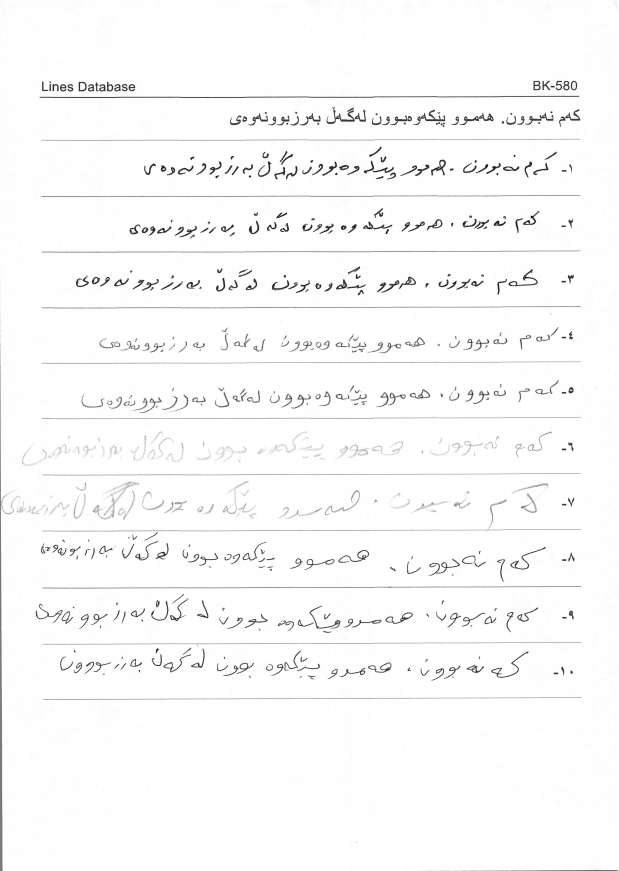
#> input picture sample/page_5_gray.png, 2475 x 3484 px, found by its file name (shown at 1/4 size)
$ python exp.py
#> lines starting #> are read from the running program, lines starting #| are printed output that depends on the picture; after the words box and inside, x2 and y2 are one past the last pixel; in counts of white or black regions, pixels touching at a corner belong together
import cv2
import numpy as np
import os

image_path = 'image-samples/input/sample/page_5_gray.png'
print("Loading image from:", image_path)

if not os.path.isfile(image_path):
    print("Image file not found:", image_path)
else:
    image = cv2.imread(image_path)
#> image is the input picture: shape (3484, 2475, 3); min 3, max 255, mean 249.4
    if image is None:
        print("Failed to load image.")
    else:
        print("Image loaded successfully:", image.shape)
#| Image loaded successfully: (3484, 2475, 3)

        # get grayscale and binary image
        gray = cv2.cvtColor(image, cv2.COLOR_BGR2GRAY)
        _, binary = cv2.threshold(gray, 150, 255, cv2.THRESH_BINARY_INV)
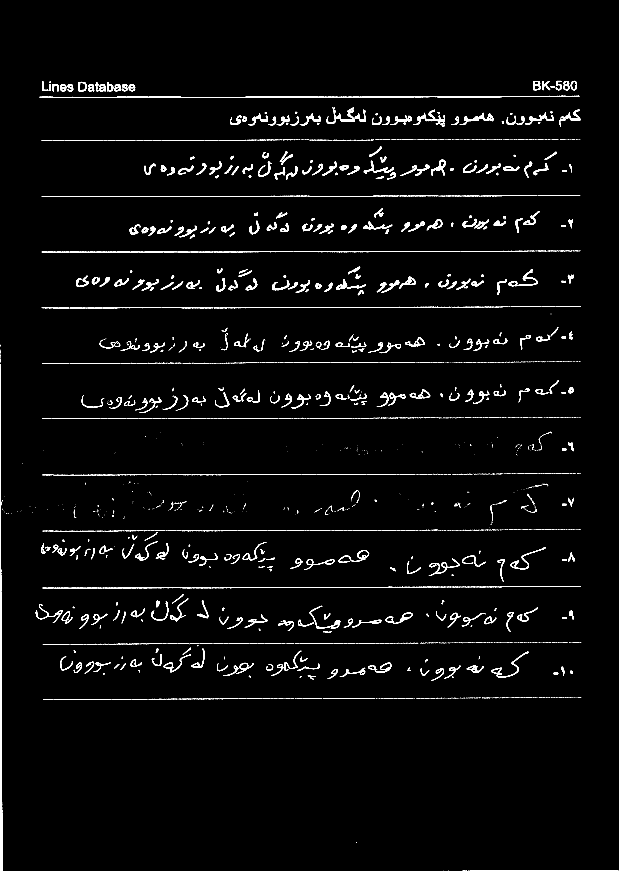
#> binary: shape (3484, 2475) (shown at 1/4 size); 2.2% white; 2509 white regions (1640 under 20 px), largest, box (x1, y1, x2, y2) and area: (0, 1456, 10, 3484) 10791, (159, 383, 2317, 392) 7328, (1652, 439, 1780, 500) 1565

        # apply morphology close
        kernel = np.ones((35, 200), np.uint8)
        morph = cv2.morphologyEx(binary, cv2.MORPH_CLOSE, kernel)
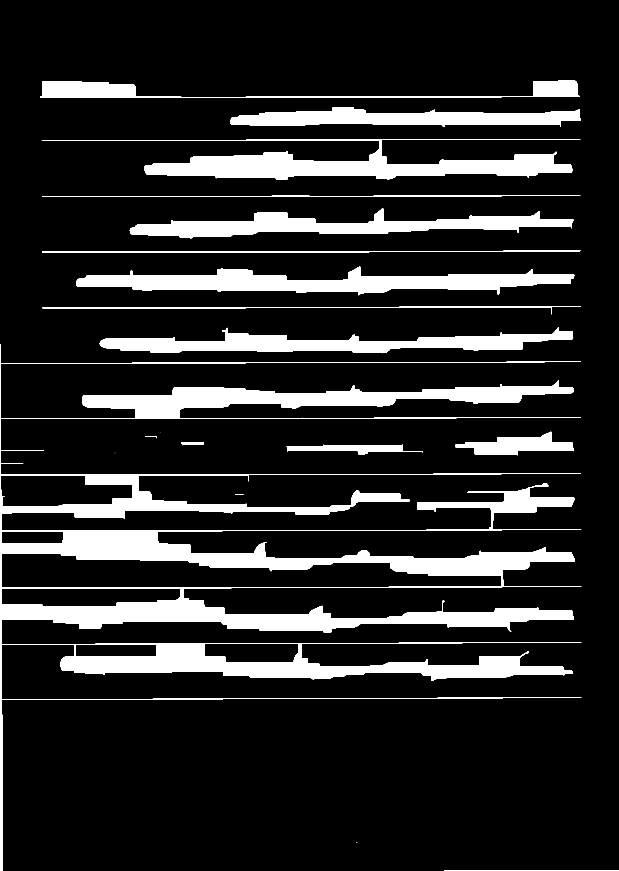
#> morph: shape (3484, 2475) (shown at 1/4 size); 14% white; 20 white regions (4 under 20 px)

        # show grayscale and binary image and morphology image
        cv2.imshow('Grayscale Image', gray)
        cv2.imshow('Binary Image', binary)
        cv2.imshow('Morphological Closed Image', morph)

        # get contours and sort them
        contours, _ = cv2.findContours(morph, cv2.RETR_EXTERNAL, cv2.CHAIN_APPROX_SIMPLE)
#> contours = 20 contours, 5 with area under 20; largest, box (x1, y1, x2, y2) and area: (0, 1377, 2326, 3484) 955764, (167, 556, 2322, 719) 110819, (305, 1066, 2297, 1181) 106576, (519, 833, 2293, 954) 84185, (399, 1309, 2293, 1413) 82957
        contours = sorted(contours, key=lambda c: cv2.boundingRect(c)[1])

        i = 1
        bboxes = image.copy()
        for c in contours:
            x, y, w, h = cv2.boundingRect(c)
            if h > 75 and w > 800:
                # draw contour on input
                # cv2.drawContours(contour_img, [c], 0, (0,0,255), 1)

                # draw bounding boxes on input
                cv2.rectangle(bboxes, (x, y), (x + w, y + h), (0, 255, 0), 5)

                # crop image for given bounding box and save
                crop = image[y:y + h, x:x + w]
                cv2.imwrite("page_2_gray_crop{0}.png".format(i), crop)
                i = i + 1
#> this loop made 20 passes
#> (x, y, w, h) on passes 1 to 12: (160, 323, 2158, 69), (922, 429, 1400, 79), (167, 556, 2155, 163), (168, 781, 2154, 7), (519, 833, 1774, 121), (168, 1002, 2155, 8), (305, 1066, 1992, 115), (168, 1225, 2155, 32), (399, 1309, 1894, 104), (0, 1377, 2326, 2107), (1823, 1727, 472, 95), (641, 1729, 1, 1)
#> (c, x, y, w, h) on passes 18 to 19: ([[940, 1978], [974, 1978]], 940, 1978, 35, 1), ([[1427, 3368], [1426, 3369], [1427, 3369], [1428, 3368]], 1426, 3368, 3, 2)
#> pass 2, `crop = image[y:y + h, x:x + w]`:
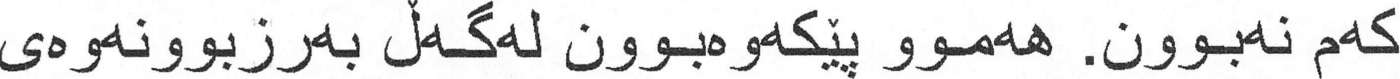
#> crop: shape (79, 1400, 3); min 14, max 255, mean 226.6
#> pass 3, `crop = image[y:y + h, x:x + w]`:
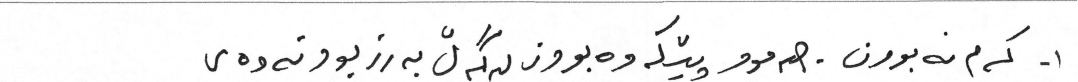
#> crop: shape (163, 2155, 3) (shown at 1/2 size); min 17, max 255, mean 241.4
#> after the loop:
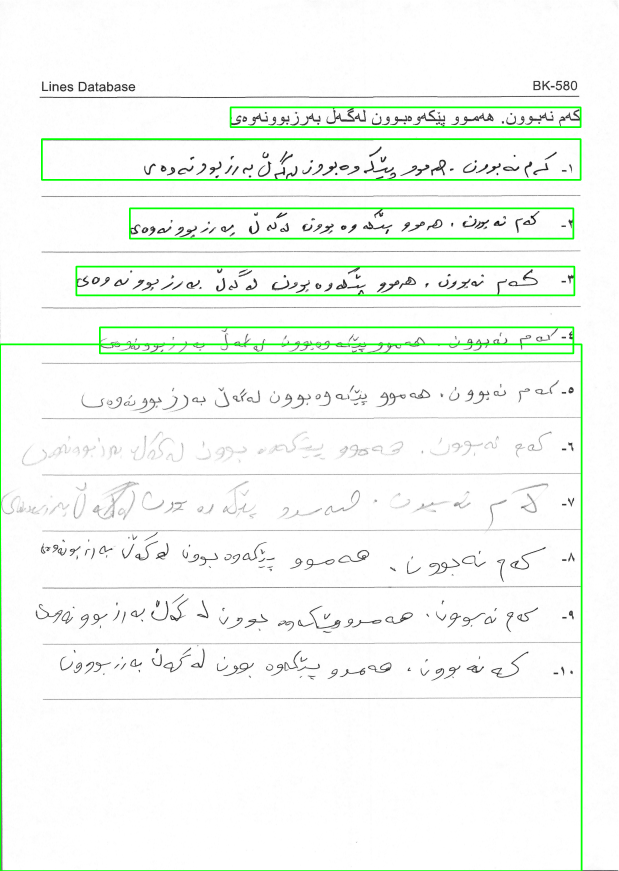
#> bboxes: shape (3484, 2475, 3) (shown at 1/4 size); mean B, G, R 244.2, 249.6, 244.2
#> after the loop, i = 7

        # show bounding boxes
        cv2.imshow('Bounding Boxes', bboxes)
        cv2.waitKey(0)

        # save images
        cv2.imwrite('page_2_gray_gray.png', gray)
        cv2.imwrite('page_2_gray_binary.png', binary)
        cv2.imwrite('page_2_gray_morph.png', morph)
        cv2.imwrite('page_2_gray_bboxes.png', bboxes)

        print("Number of contours detected:", len(contours))
#| Number of contours detected: 20

$ run again, with sample/page_1_gray.png copied over sample/page_5_gray.png
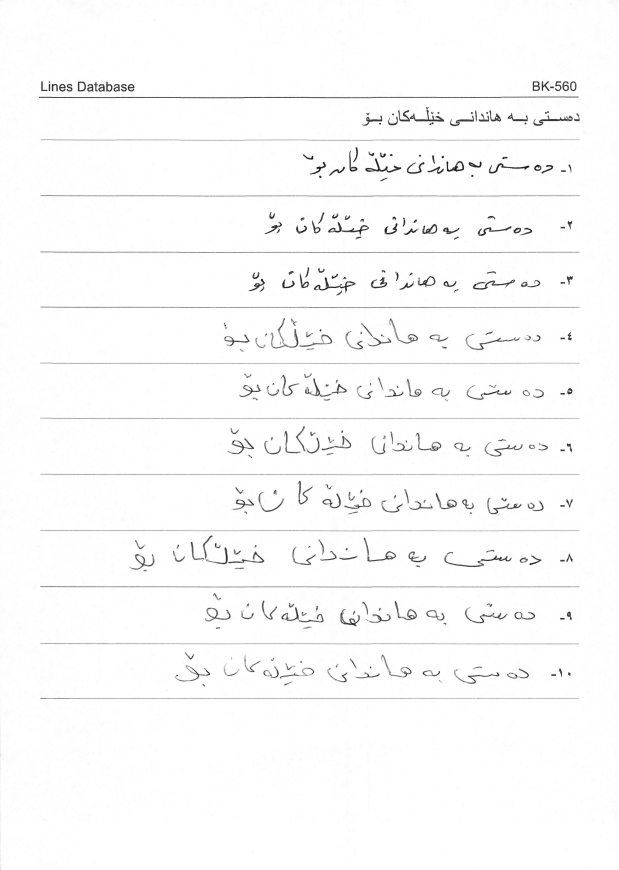
#> input picture sample/page_1_gray.png, 2475 x 3480 px, found by its file name (shown at 1/4 size)
#> image is the input picture: shape (3480, 2475, 3); min 2, max 255, mean 250.5
#| Image loaded successfully: (3480, 2475, 3)
#> `_, binary = cv2.threshold(gray, 150, 255, cv2.THRESH_BINARY_INV)`:
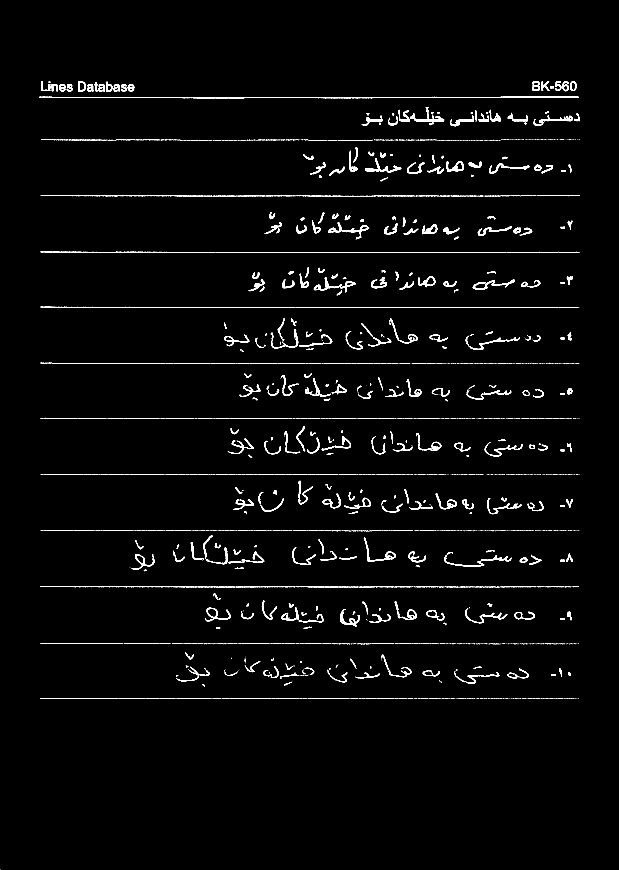
#> binary: shape (3480, 2475) (shown at 1/4 size); 1.9% white; 2311 white regions (1561 under 20 px), largest, box (x1, y1, x2, y2) and area: (156, 386, 2314, 393) 6851, (1255, 1110, 1422, 1170) 1789, (1461, 633, 1605, 690) 1613
#> morph: shape (3480, 2475); 11% white; 18 white regions (1 under 20 px)
#> contours = 18 contours, 1 with area under 20; largest, box (x1, y1, x2, y2) and area: (163, 2121, 2318, 2286) 140893, (163, 2573, 2317, 2746) 94462, (162, 1671, 2318, 1832) 90847, (163, 2345, 2317, 2515) 89678, (163, 1896, 2319, 2057) 89310
#> the loop `for c in contours:` made 18 passes
#> (x, y, w, h) on passes 1 to 8: (157, 325, 2158, 68), (1448, 428, 871, 77), (165, 558, 2154, 167), (164, 781, 2155, 5), (1060, 848, 1230, 110), (163, 1006, 2156, 6), (996, 1069, 1296, 114), (163, 1227, 2155, 5)
#> after the loop `for c in contours:`:
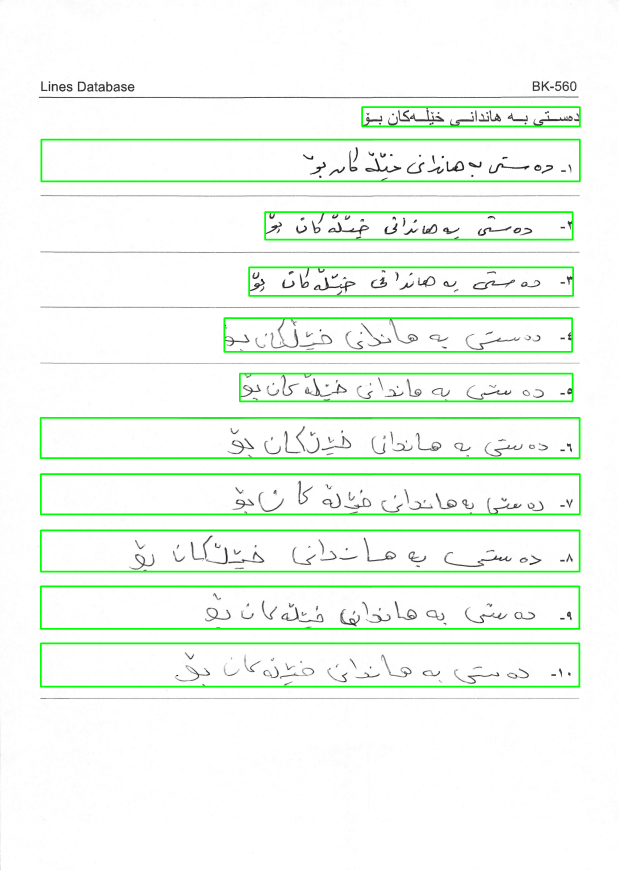
#> bboxes: shape (3480, 2475, 3) (shown at 1/4 size); mean B, G, R 242.4, 251, 242.4
#> after the loop `for c in contours:`: i = 12
#| Number of contours detected: 18

$ run again, with sample/page_2_gray.png copied over sample/page_5_gray.png
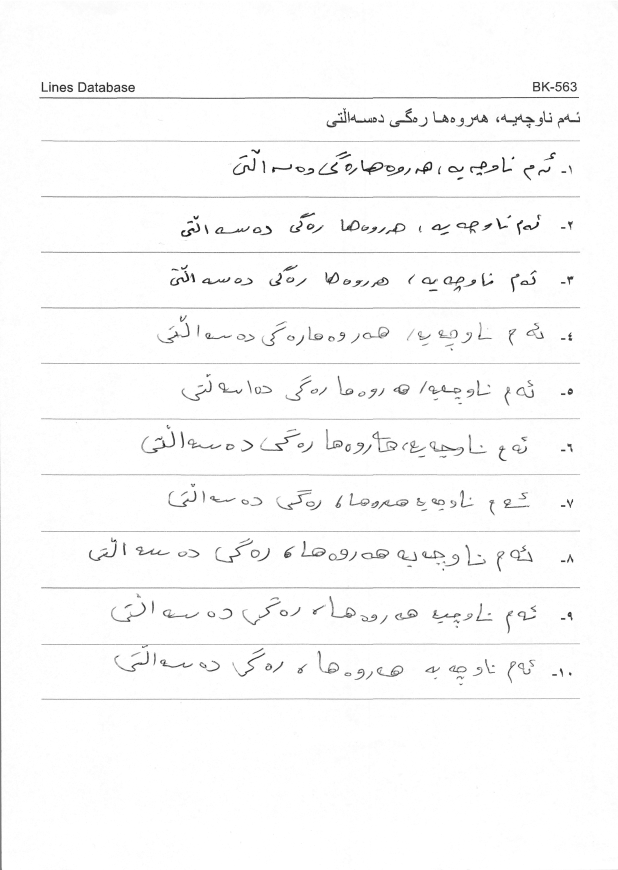
#> input picture sample/page_2_gray.png, 2471 x 3480 px, found by its file name (shown at 1/4 size)
#> image is the input picture: shape (3480, 2471, 3); min 2, max 255, mean 249.9
#| Image loaded successfully: (3480, 2471, 3)
#> `_, binary = cv2.threshold(gray, 150, 255, cv2.THRESH_BINARY_INV)`:
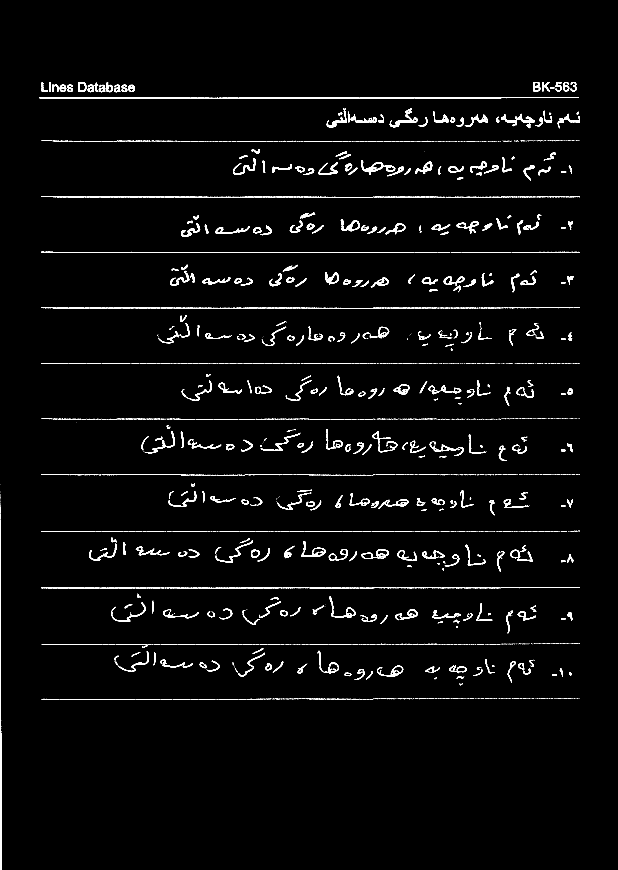
#> binary: shape (3480, 2471) (shown at 1/4 size); 2.1% white; 2100 white regions (1304 under 20 px), largest, box (x1, y1, x2, y2) and area: (157, 388, 2316, 395) 7070, (0, 2077, 7, 3480) 5219, (1444, 640, 1533, 699) 1435
#> morph: shape (3480, 2471); 11.3% white; 14 white regions (1 under 20 px)
#> contours = 14 contours, 1 with area under 20; largest, box (x1, y1, x2, y2) and area: (0, 1937, 2321, 3480) 415430, (166, 1674, 2321, 1844) 97826, (728, 1496, 2292, 1622) 82048, (166, 1229, 2320, 1402) 76826, (167, 562, 2320, 722) 75854
#> the loop `for c in contours:` made 14 passes
#> (x, y, w, h) on passes 1 to 8: (158, 328, 2159, 67), (1308, 433, 1013, 80), (167, 562, 2153, 160), (1699, 607, 1, 1), (166, 785, 2154, 6), (725, 851, 1566, 96), (166, 1007, 2155, 5), (682, 1059, 1612, 110)
#> after the loop `for c in contours:`:
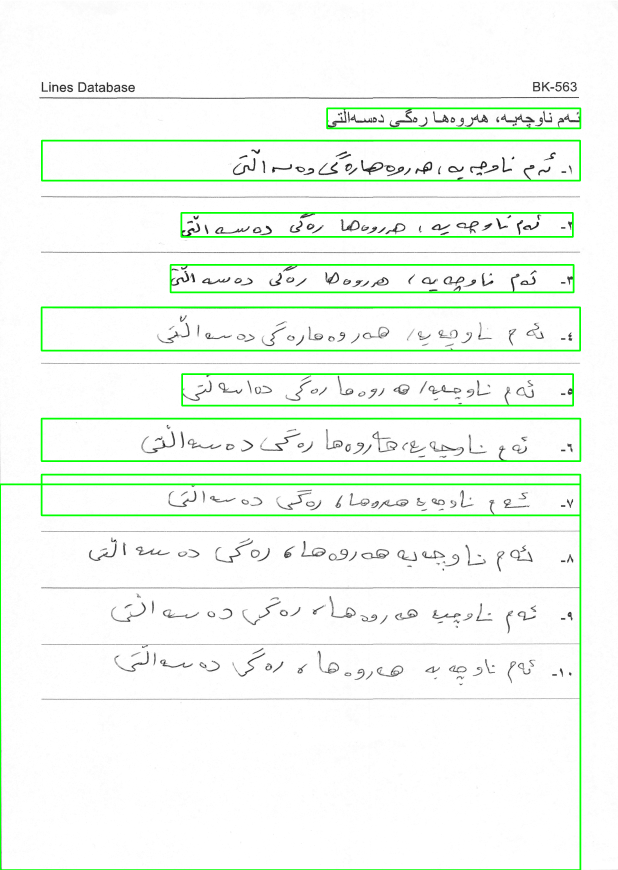
#> bboxes: shape (3480, 2471, 3) (shown at 1/4 size); mean B, G, R 242.7, 250.3, 242.7
#> after the loop `for c in contours:`: i = 10
#| Number of contours detected: 14

$ run again, with sample/page_3_gray.png copied over sample/page_5_gray.png
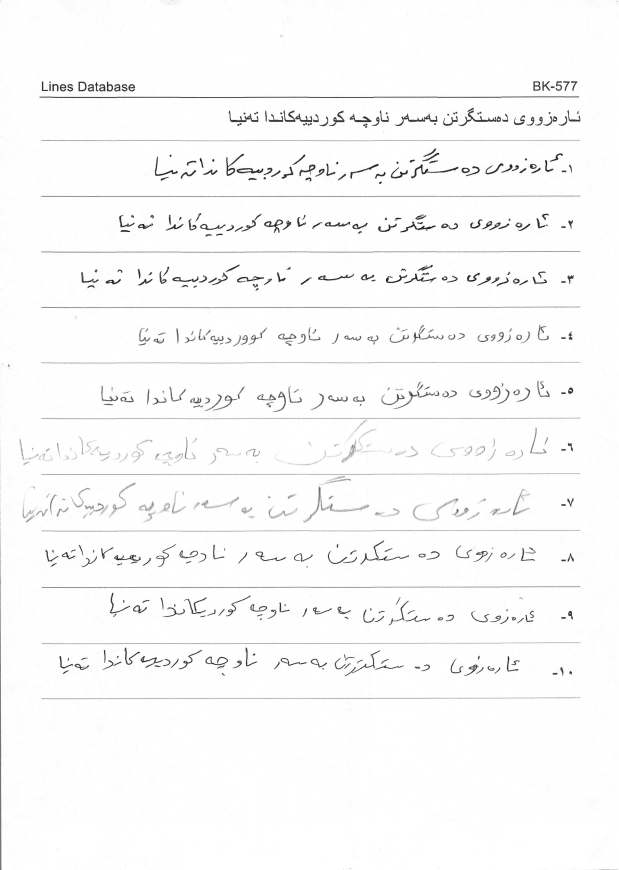
#> input picture sample/page_3_gray.png, 2475 x 3480 px, found by its file name (shown at 1/4 size)
#> image is the input picture: shape (3480, 2475, 3); min 2, max 255, mean 249.6
#| Image loaded successfully: (3480, 2475, 3)
#> `_, binary = cv2.threshold(gray, 150, 255, cv2.THRESH_BINARY_INV)`:
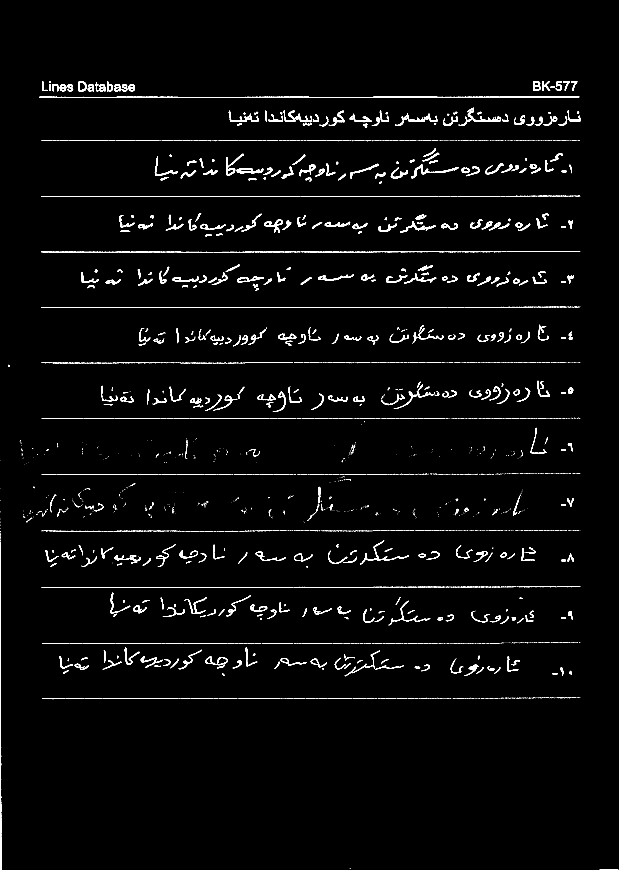
#> binary: shape (3480, 2475) (shown at 1/4 size); 2.1% white; 2669 white regions (1816 under 20 px), largest, box (x1, y1, x2, y2) and area: (158, 386, 2317, 392) 7373, (0, 2166, 6, 3480) 4341, (1834, 442, 1985, 504) 1547
#> morph: shape (3480, 2475); 13.5% white; 26 white regions (5 under 20 px)
#> contours = 26 contours, 8 with area under 20; largest, box (x1, y1, x2, y2) and area: (0, 1947, 2322, 3480) 507145, (167, 1523, 2322, 1698) 121903, (167, 560, 2321, 736) 100126, (326, 1058, 2296, 1163) 92428, (478, 853, 2293, 947) 81082
#> the loop `for c in contours:` made 26 passes
#> (x, y, w, h) on passes 1 to 8: (159, 325, 2159, 67), (916, 431, 1406, 80), (167, 560, 2154, 176), (166, 783, 2156, 5), (478, 853, 1815, 94), (166, 1005, 2156, 5), (326, 1058, 1970, 105), (166, 1227, 2156, 5)
#> after the loop `for c in contours:`:
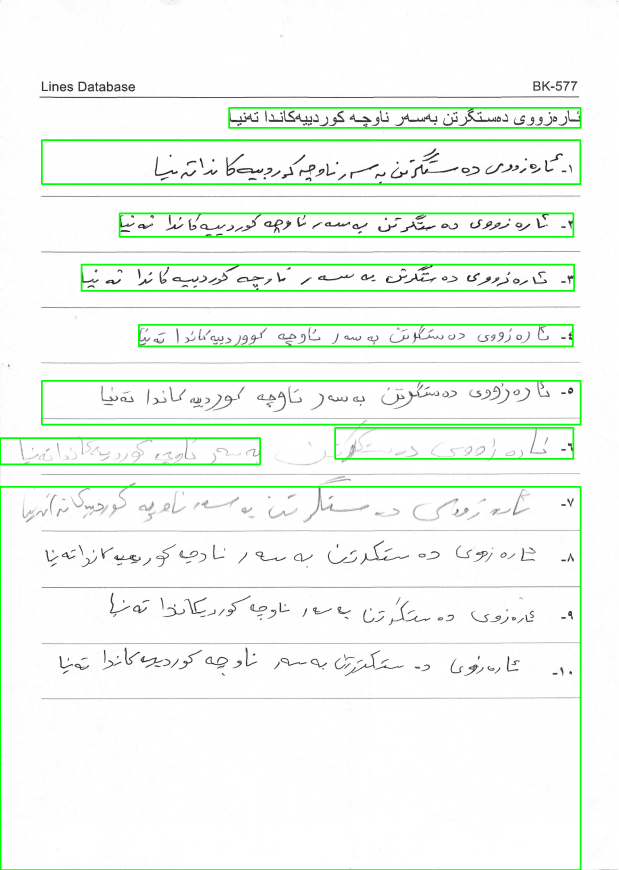
#> bboxes: shape (3480, 2475, 3) (shown at 1/4 size); mean B, G, R 242.7, 249.7, 242.7
#> after the loop `for c in contours:`: i = 10
#| Number of contours detected: 26
